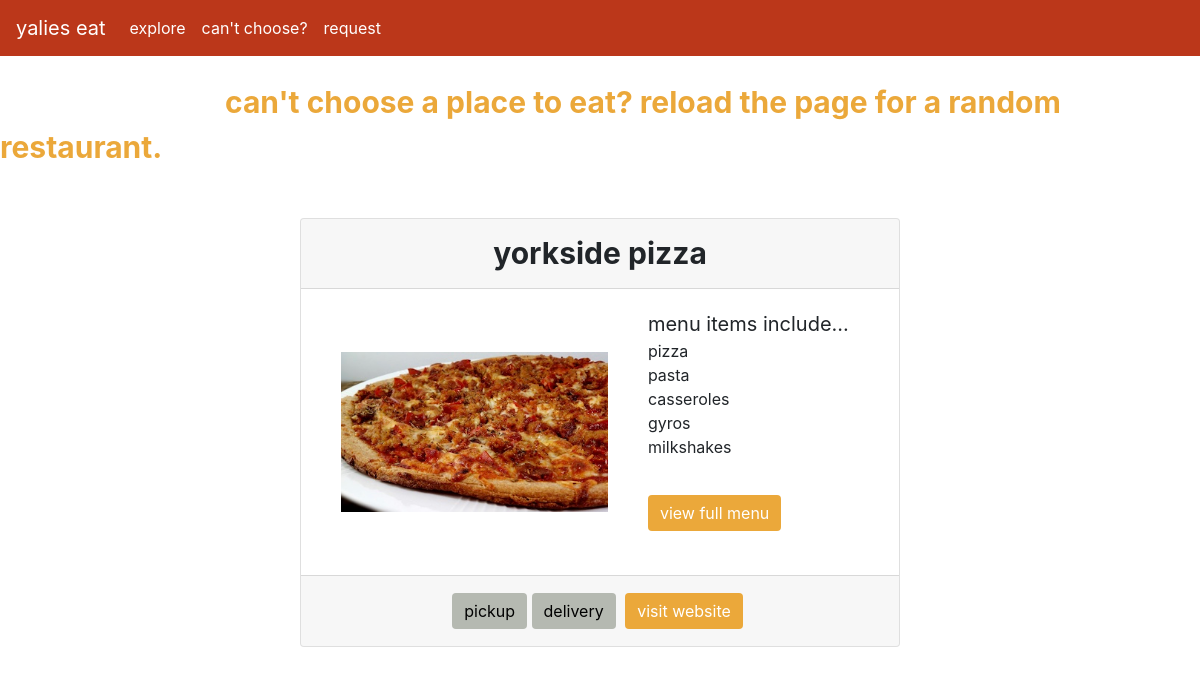
/randomize, run on the app's committed database.
### tables this page shows
CREATE TABLE "restaurants" (
	"id"	INTEGER,
	"restaurant"	TEXT,
	"number"	TEXT,
	"address"	TEXT,
	"monday"	TEXT,
	"tuesday"	TEXT,
	"wednesday"	TEXT,
	"thursday"	TEXT,
	"friday"	TEXT,
	"saturday"	TEXT,
	"sunday"	TEXT,
	"menu"	TEXT,
	"menu1"	TEXT,
	"menu2"	TEXT,
	"menu3"	TEXT,
	"menu4"	TEXT,
	"menu5"	TEXT,
	"delivery"	TEXT,
	"pickup"	TEXT,
	"deliveryweb"	TEXT,
	"pickupweb"	TEXT,
	"website"	TEXT,
	"fastfood"	TEXT,
	"dessert"	TEXT,
	"mexican"	TEXT,
	"asian"	,
	"pizza"	TEXT,
	"healthy"	TEXT,
	"breakfast"	TEXT,
	"indian"	TEXT,
	PRIMARY KEY("id")
);

### app.py (the view)
@app.route("/randomize", methods=["GET", "POST"])
def randomize():
    if request.method == "GET":
        randomid = random.randint(1, 12)
        print(randomid)
        restdb = db.execute("SELECT * FROM restaurants WHERE id = ?", randomid)
        restid = db.execute("SELECT id FROM restaurants WHERE id = ?", randomid)
        restid = restid[0]["id"]
        return render_template("randomize.html", restdb=restdb, restid=restid)
    else:
        return render_template("randomize.html")

### templates/randomize.html (shortened to what this page needs)
{% extends "layout.html" %}
{% block main %}
{% for restid in restdb %}
    <h class="mainfeatured" style="font-size: 30px; text-align: center; margin: 225px">
      can't choose a place to eat? reload the page for a random restaurant.
    </h>
    <br>
    <br>
    <br>
        <div class="row" style="width: 50vw; margin-left: auto; margin-right: auto;">
        <div class="card text-center" style="width: 50vw;">
          <div class="card-header" style="text-align: center; align-items: center; font-size: 30px">
            {{ restid.restaurant }}
          </div>
          <div class="card-body">
            <div class="column left; width: 55%">
              <div>
                  <img class="d-block w-100"style="padding: 20px" src="/static/images/{{ restid.restaurant }}/1.jpg" alt="First ">
              </div>
            </div>
            <div class="column right" style="text-align: left; width: 45%">
            <p style="font-size: 20px; margin: 0; padding-left: 20px">menu items include...</p>
            <p class="card-title" id="maintag" style="padding-left: 20px">
              {{ restid.menu1 }}<br>
              {{ restid.menu2 }}<br>
              {{ restid.menu3 }}<br>
              {{ restid.menu4 }}<br>
              {{ restid.menu5 }}<br>
            </p>
            <br>
            <a href="{{ restid.menu }}" class="btn btn-primary" style="margin-left: 20px">view full menu</a>
            <br><br>
            </div>
          </div>
          <div class="card-footer text-muted">
            {% if restid.pickup == "yes" %}
            <a href="{{ restid.pickupweb }}"class="btn btn-primary">pickup</a>
              {% else %}
            <a class="btn btn-primary" id="negative">pickup</a>
              {% endif %}
              {% if restid.delivery == "yes" %}
            <a href="{{ restid. deliveryweb }}" class="btn btn-primary">delivery</a>
              {% else %}
                <a class="btn btn-primary" id="negative">delivery</a>
              {% endif %}
            <a href="{{ restid.website }}" class="btn btn-primary" style="margin: 5px">visit website</a>
          </div>
        </div>
      </div>
    {% endfor %}
</body>
{% endblock %}

### static/styles.css (style rules this page uses)
p { text-align: left; }
.mainfeatured { font-size: 40px; font-weight: bold; margin: 30px; color: #EBA83A }
.btn-primary { color: white; background-color:#EBA83A; border:#EBA83A }
.card-header { text-align: left; }
.card-header { font-size: 20px; font-weight: bold; }
#maintag { font-size: medium; }
#negative { background: #b5b9b1; }
#negative { background: #b5b9b1; color: black; }
.column { display: table-cell; vertical-align: middle; }
.right { width: 25%; }
.row:after { content: ""; display: table; clear: both; }
:root { --hue-neutral: 200 }

### data on the page
restaurants: restaurant "yorkside pizza", restaurant (picture), menu1 "pizza", menu2 "pasta", menu3 "casseroles", menu4 "gyros", menu5 "milkshakes", pickup "pickup", delivery "delivery"
